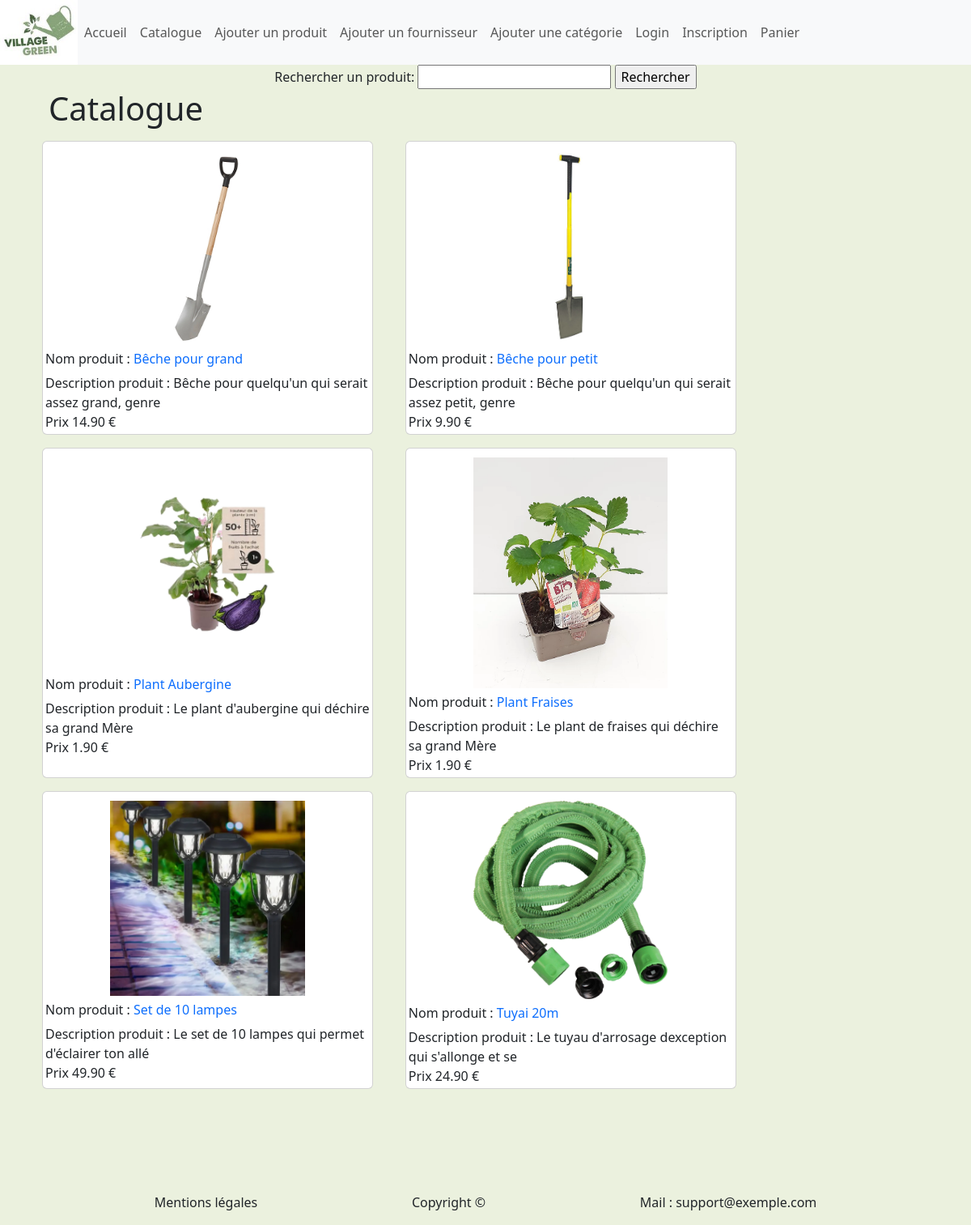
The page /catalogue.php on the database its author committed.
### tables this page shows
CREATE TABLE `t_d_produit` (
  `Id_Produit` int(11) NOT NULL,
  `Taux_TVA` decimal(15,2) NOT NULL,
  `Nom_Long` varchar(250) NOT NULL,
  `Nom_court` varchar(50) NOT NULL,
  `Ref_fournisseur` varchar(250) NOT NULL,
  `Photo` varchar(250) DEFAULT NULL,
  `Prix_Achat` decimal(15,2) NOT NULL,
  `Id_Fournisseur` int(11) NOT NULL,
  `Id_Categorie` int(11) NOT NULL
);

### catalogue.php (the view, shortened to what this page needs)
<?php include 'header.php';
?>
    <form class="recherche" method="post" action="">
        <label for="search_term">Rechercher un produit:</label>
        <input type="text" name="search_term" id="search_term">
        <input type="submit" name="search" value="Rechercher">
    </form>
    <h1>Catalogue</h1>
    <?php
    $host = "localhost";
    $user = "root";
    $pwd = "";
    $dbname = "greengarden";
    try {
        $conn = new PDO("mysql:host=$host;dbname=$dbname", $user, $pwd);
    } catch (PDOException $e) {
        echo "Connection failed " . $e->getMessage();
    }
    if (isset($_POST['search'])) {
        $search_term = $_POST['search_term'];
        $sql = "select * from t_d_produit WHERE nom_court like :search
    or nom_Long like :search";
        $stmt = $conn->prepare($sql);
        $stmt->bindValue(':search', '%' . $search_term . '%');
        $stmt->execute();
        if ($stmt->rowCount() > 0) {
            echo "<p>Résultats de recherche pour : " . $search_term . "</p>";
            echo "<ul  class='boite'>";
            while ($row = $stmt->fetch()) {
                echo "<div class='card'> <img src='img/{$row['Photo']}'<br>
                <h6>Nom produit : <a href='consult_produit.php?id={$row['Id_Produit']}'>
            {$row['Nom_court']}</h6>
            Description produit : {$row['Nom_Long']}<br>
            Prix HT: {$row['Prix_Achat']} € <br>
            </a></li></div>";
            }
            echo "</ul>";
        }
    } else {
        $sql = "select * from t_d_produit";
        $stmt = $conn->query($sql);
        if ($stmt->rowCount() > 0) {
            echo "<ul  class='boite'>";
            while ($row = $stmt->fetch()) {
                echo "<div class='card'>
                <img class='img' src='img/{$row['Photo']}'<br>
                <h6>Nom produit : <a href='consult_produit.php?id={$row['Id_Produit']}'>
            {$row['Nom_court']}</h6></a></li>
            Description produit : {$row['Nom_Long']}<br>
            Prix {$row['Prix_Achat']} € <br>
            </div>";
            }
            echo "</ul>";
        }
    }
    ?>
<?php
include "footer.php";
?>

### header.php (shortened to what this page needs)
<!DOCTYPE html>
<html lang="en">
<head>
    <link href="https://cdn.jsdelivr.net/npm/bootstrap@5.3.0-alpha3/dist/css/bootstrap.min.css" rel="stylesheet">
    <link rel="stylesheet" href="css/style.css">
</head>
<body>
    <header>
        <img id="logo" src="img/gg.jpg" alt="logo">
        <nav class="navbar navbar-expand-lg navbar-light bg-light">
            <ul class="navbar-nav mr-auto">
                <div class="collapse navbar-collapse" id="navbarSupportedContent">
                    <li class="nav-item active">
                        <a class="nav-link" href="index.php">Accueil</a>
                    </li>
                    <li class="nav-item">
                        <a class="nav-link" href="catalogue.php">Catalogue</a>
                    </li>
                    <li class="nav-item">
                        <a class="nav-link" href="ajout_produit.php">Ajouter un produit</a>
                    </li>
                    <li class="nav-item">
                        <a class="nav-link" href="ajout_fournisseur.php">Ajouter un fournisseur</a>
                    </li>
                    <li class="nav-item">
                        <a class="nav-link" href="ajout_categorie.php">Ajouter une catégorie</a>
                    </li>
                    <li class="nav-item">
                        <a class="nav-link" href="consultPanier.php">Login</a>
                    </li>
                    <li class="nav-item">
                        <a class="nav-link" href="consultPanier.php">Inscription</a>
                    </li>
                    <li class="nav-item">
                        <a class="nav-link" href="consultPanier.php">Panier</a>
                    </li>
                </div>
            </ul>
        </nav>
    </header>

### footer.php (shortened to what this page needs)
<footer>
    <p class="mention">Mentions légales</p>
    <p class="copy">Copyright ©</p>
    <p class="mail">Mail : support@exemple.com</p>
</footer>
</body>
</html>

### css/style.css (style rules this page uses)
* { box-sizing: border-box; }
body { background-color: rgb(235, 241, 222); }
header { width: 100%; display: flex; justify-content: first baseline; }
nav { width: 100%; }
.card { width: 35%; margin-left: 20px; margin-right: 20px; margin-top: 8px; margin-bottom: 8px; padding: 3px; }
.boite { display: flex; flex-direction: row; flex-wrap: wrap; margin-left: auto; margin-right: auto; }
.img { width: 60%; display: flex; margin-left: auto; margin-right: auto; margin-top: 8px; margin-bottom: 8px; }
#logo { width: 8%; }
.recherche { text-align: center; }
h1 { margin-left: 5%; }
footer { display: flex; justify-content: space-evenly; margin-top: 10%; }
a { text-decoration: none; }

### rows shown on the page
t_d_produit: Photo (picture), Nom_court "Bêche pour grand", Nom_Long "Bêche pour quelqu'un qui serait assez grand, genre", Prix_Achat "14.90"
t_d_produit: Photo (picture), Nom_court "Bêche pour petit", Nom_Long "Bêche pour quelqu'un qui serait assez petit, genre", Prix_Achat "9.90"
t_d_produit: Photo (picture), Nom_court "Plant Aubergine", Nom_Long "Le plant d'aubergine qui déchire sa grand Mère", Prix_Achat "1.90"
t_d_produit: Photo (picture), Nom_court "Plant Fraises", Nom_Long "Le plant de fraises qui déchire sa grand Mère", Prix_Achat "1.90"
t_d_produit: Photo (picture), Nom_court "Set de 10 lampes", Nom_Long "Le set de 10 lampes qui permet d'éclairer ton allé", Prix_Achat "49.90"
t_d_produit: Photo (picture), Nom_court "Tuyai 20m", Nom_Long "Le tuyau d'arrosage dexception qui s'allonge et se", Prix_Achat "24.90"
